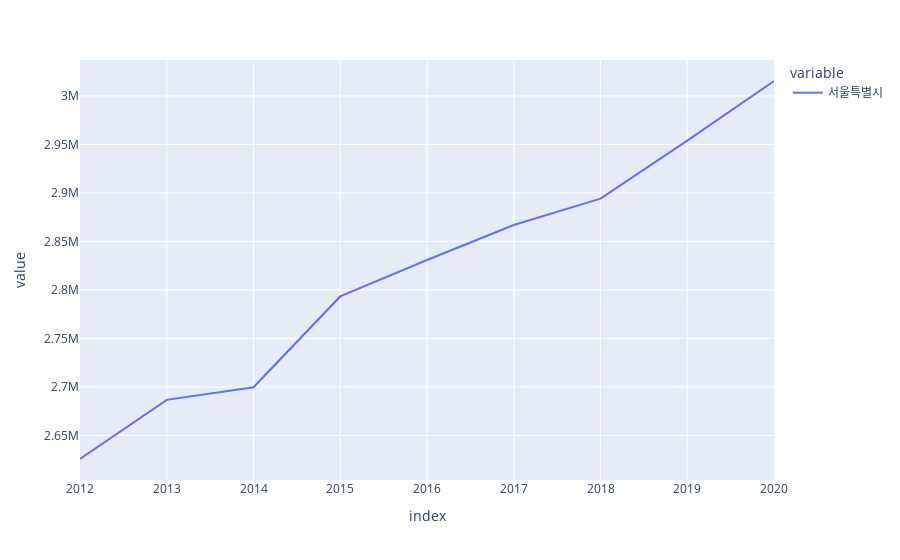

The notebook cell saved with this chart:
### Code cell
# 총소유 : 서울특별시
px.line(data2_total['서울특별시'])

### Figure 1 — Plotly figure (JSON) as saved in the notebook; plotly's stock layout.template omitted (floating-point values rounded to 4 significant figures)
{"data": [{"hovertemplate": "variable=서울특별시<br>index=%{x}<br>value=%{y}<extra></extra>", "legendgroup": "서울특별시", "line": {"color": "#636efa", "dash": "solid"}, "marker": {"symbol": "circle"}, "mode": "lines", "name": "서울특별시", "orientation": "v", "showlegend": true, "type": "scatter", "x": ["2012", "2013", "2014", "2015", "2016", "2017", "2018", "2019", "2020"], "xaxis": "x", "y": [2625657, 2686621, 2699568, 2793244, 2830857, 2866845, 2894078, 2953964, 3015371], "yaxis": "y"}], "layout": {"legend": {"title": {"text": "variable"}, "tracegroupgap": 0}, "margin": {"t": 60}, "xaxis": {"anchor": "y", "domain": [0, 1], "title": {"text": "index"}}, "yaxis": {"anchor": "x", "domain": [0, 1], "title": {"text": "value"}}}}
